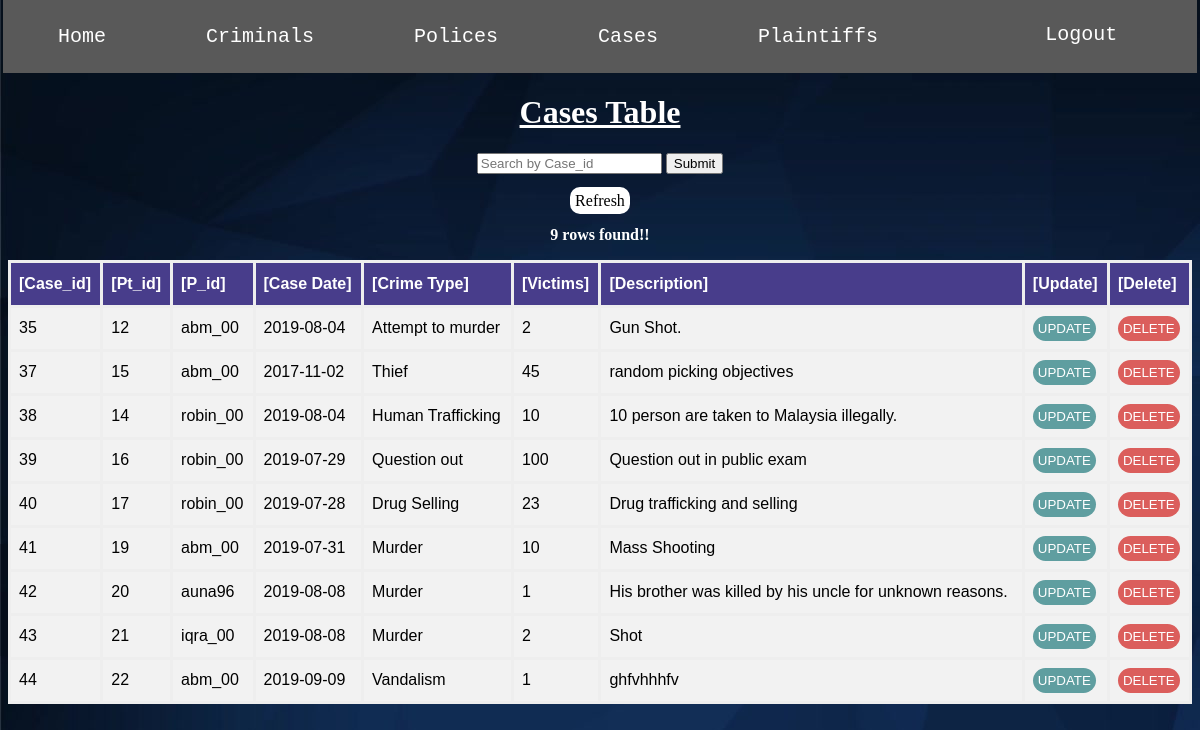
The page /public_html/tableCase.php (signed in) on the database its author committed.
### tables this page shows
CREATE TABLE `cases` (
  `Case_id` int(11) NOT NULL,
  `Pt_id` int(11) NOT NULL,
  `P_id` varchar(10) DEFAULT NULL,
  `Case_date` date NOT NULL,
  `Crime_type` varchar(100) NOT NULL,
  `Victims` int(11) NOT NULL,
  `Description` text DEFAULT NULL
);

### public_html/tableCase.php (the view, shortened to what this page needs)
<?php
    require 'nav.php';
    require 'database_config/connection.php';
    if( @$_GET['cases'] === 'search'){
        $table_sql = "SELECT * FROM cases WHERE Case_id=".$_POST['Case_id'].";";
    }
    else{
        $table_sql = "SELECT * FROM cases;";
    }
    $rows = mysqli_query($conn, $table_sql);
    $totalrows = mysqli_num_rows($rows);
?>
<!DOCTYPE html>
<html>
<head>
    <link rel="stylesheet" href="style-sheets/mystyle_table.css" type="text/css">
</head>
<body>
    <h1><u>Cases Table</u></h1>
    <center>
        <form action="tableCase.php?cases=search" method="POST">
            <input name="Case_id" type=number placeholder="Search by Case_id" required>
            <input name="srch" type=submit>
            <br><br>
            <a id="rfrsh" href="tableCase.php">Refresh</a>
        </form>
    </center>
    <table>
        <caption><?php echo '<p><b>'.$totalrows.' rows found!!</b></p>' ?></caption>
        <tr>
            <th>[Case_id]</th>
            <th>[Pt_id]</th>
            <th>[P_id]</th>
            <th>[Case Date]</th>
            <th>[Crime Type]</th>
            <th>[Victims]</th>
            <th>[Description]</th>
            <th>[Update]</th>
            <th>[Delete]</th>
        </tr>
        <?php
            if($totalrows > 0){
               while( $row = mysqli_fetch_assoc($rows) ){
                   echo
                       "<tr>
                            <td>".$row['Case_id']."</td>
                            <td>".$row['Pt_id']."</td>
                            <td>".$row['P_id']."</td>
                            <td>".$row['Case_date']."</td>
                            <td>".$row['Crime_type']."</td>
                            <td>".$row['Victims']."</td>
                            <td>".$row['Description']."</td>
                            <td>
                            <form action='updateCase.php' method='POST'>
                                <input name='id' class='hide' type='number' value=".$row['Case_id'].">
                                <input name='submit' id='editbtn' type='submit' value='UPDATE'>
                            </form>
                            </td>
                            <td>
                            <form action='database_config/del.php?tb=cases' method='POST'>
                                <input name='id' class='hide' type='text' value=".$row['Case_id'].">
                                <input name='submit' id='deletebtn' type='submit' value='DELETE' onclick='return checkdelete()'>
                            </form>
                            </td>
                        </tr>";
               }
            }
        ?>
    </table>
</body>
</html>

### public_html/style-sheets/mystyle_nav.css (style rules this page uses)
body { background: url(../images/HomePage_background.jpg); }

### public_html/style-sheets/mystyle_table.css (style rules this page uses)
h1, table p { color: white; text-align: center; font-family: cursive; }
table { font-family: "Trebuchet MS", sans-serif; border-collapse: collapse; width: 100%; }
table td, table th { border: 3px solid #eee; padding: 8px; }
table tr { background-color: #f2f2f2; }
table th { padding-top: 12px; padding-bottom: 12px; text-align: left; background-color: darkslateblue; color: white; }
#rfrsh { text-decoration: none; padding: 5px 5px; color: black; background-color: white; border-radius: 10px; }
#editbtn { color: white; border: none; background-color: cadetblue; border-radius: 20px; cursor: pointer; padding: 5px 5px; }
#deletebtn { color: white; border: none; background-color: #db5e5c; border-radius: 20px; cursor: pointer; padding: 5px 5px; }

### rows shown on the page
cases: Case_id "35", Pt "12", P "abm_00", Case_date "2019-08-04", Crime_type "Attempt to murder", Victims "2", Description "Gun Shot."
cases: Case_id "37", Pt "15", P "abm_00", Case_date "2017-11-02", Crime_type "Thief", Victims "45", Description "random picking objectives"
cases: Case_id "38", Pt "14", P "robin_00", Case_date "2019-08-04", Crime_type "Human Trafficking", Victims "10", Description "10 person are taken to Malaysia illegally."
cases: Case_id "39", Pt "16", P "robin_00", Case_date "2019-07-29", Crime_type "Question out", Victims "100", Description "Question out in public exam"
cases: Case_id "40", Pt "17", P "robin_00", Case_date "2019-07-28", Crime_type "Drug Selling", Victims "23", Description "Drug trafficking and selling"
cases: Case_id "41", Pt "19", P "abm_00", Case_date "2019-07-31", Crime_type "Murder", Victims "10", Description "Mass Shooting"
cases: Case_id "42", Pt "20", P "auna96", Case_date "2019-08-08", Crime_type "Murder", Victims "1", Description "His brother was killed by his uncle for unknown reasons."
cases: Case_id "43", Pt "21", P "iqra_00", Case_date "2019-08-08", Crime_type "Murder", Victims "2", Description "Shot"
cases: Case_id "44", Pt "22", P "abm_00", Case_date "2019-09-09", Crime_type "Vandalism", Victims "1", Description "ghfvhhhfv"

### other values the page prints
$totalrows "9"
